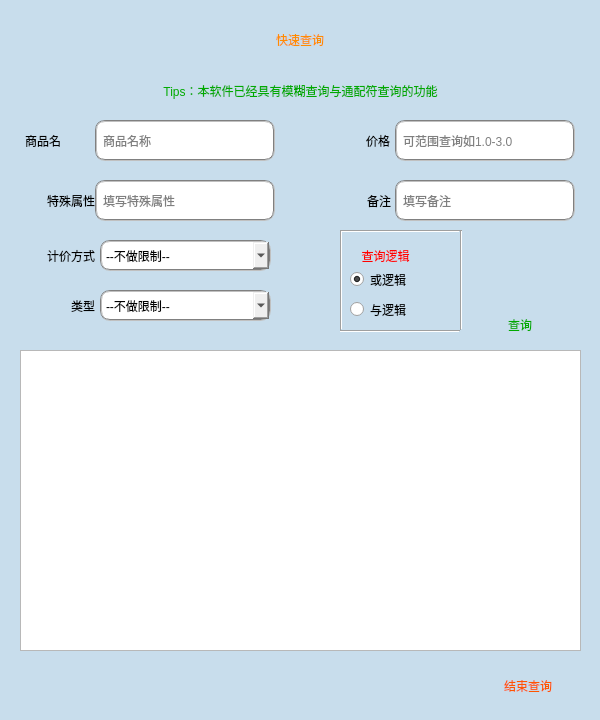
<?xml version="1.0" encoding="UTF-8"?>
<ui version="4.0">
 <class>SearchGoods</class>
 <widget class="QMainWindow" name="SearchGoods">
  <property name="geometry">
   <rect>
    <x>0</x>
    <y>0</y>
    <width>600</width>
    <height>720</height>
   </rect>
  </property>
  <property name="windowTitle">
   <string>MainWindow</string>
  </property>
  <widget class="QWidget" name="centralwidget">
   <widget class="QTableView" name="tableView">
    <property name="geometry">
     <rect>
      <x>20</x>
      <y>350</y>
      <width>561</width>
      <height>301</height>
     </rect>
    </property>
    <property name="styleSheet">
     <string notr="true">font: 10pt &quot;雅痞-简&quot;;</string>
    </property>
   </widget>
   <widget class="QPushButton" name="pushButton_2">
    <property name="geometry">
     <rect>
      <x>550</x>
      <y>670</y>
      <width>30</width>
      <height>30</height>
     </rect>
    </property>
    <property name="styleSheet">
     <string notr="true">background-color: rgb(154, 200, 233,115);
background-image: url(:/res/res/ICO2/close.png);</string>
    </property>
    <property name="text">
     <string/>
    </property>
    <property name="flat">
     <bool>true</bool>
    </property>
   </widget>
   <widget class="QLabel" name="label_3">
    <property name="geometry">
     <rect>
      <x>0</x>
      <y>0</y>
      <width>600</width>
      <height>80</height>
     </rect>
    </property>
    <property name="styleSheet">
     <string notr="true">font: 30pt &quot;方正粗圆简体&quot;;
color: rgb(255, 140, 0);</string>
    </property>
    <property name="text">
     <string>快速查询</string>
    </property>
    <property name="alignment">
     <set>Qt::AlignCenter</set>
    </property>
   </widget>
   <widget class="QLabel" name="label_23">
    <property name="geometry">
     <rect>
      <x>461</x>
      <y>671</y>
      <width>91</width>
      <height>30</height>
     </rect>
    </property>
    <property name="styleSheet">
     <string notr="true">font:9pt &quot;方正粗圆简体&quot;;
color: rgb(255, 85, 0);</string>
    </property>
    <property name="text">
     <string>结束查询</string>
    </property>
    <property name="alignment">
     <set>Qt::AlignRight|Qt::AlignTrailing|Qt::AlignVCenter</set>
    </property>
   </widget>
   <widget class="QLabel" name="label">
    <property name="geometry">
     <rect>
      <x>0</x>
      <y>70</y>
      <width>601</width>
      <height>41</height>
     </rect>
    </property>
    <property name="styleSheet">
     <string notr="true">font: 9pt &quot;方正粗圆简体&quot;;
color: rgb(0, 170, 0);</string>
    </property>
    <property name="text">
     <string>Tips：本软件已经具有模糊查询与通配符查询的功能</string>
    </property>
    <property name="alignment">
     <set>Qt::AlignCenter</set>
    </property>
   </widget>
   <widget class="QLineEdit" name="le_UserName">
    <property name="geometry">
     <rect>
      <x>95</x>
      <y>120</y>
      <width>180</width>
      <height>41</height>
     </rect>
    </property>
    <property name="styleSheet">
     <string notr="true">font: 7pt &quot;方正粗圆简体&quot;;border:2px groove gray;border-radius:10px;padding:2px 4px</string>
    </property>
    <property name="placeholderText">
     <string>商品名称</string>
    </property>
    <property name="clearButtonEnabled">
     <bool>true</bool>
    </property>
   </widget>
   <widget class="QLabel" name="label_2">
    <property name="geometry">
     <rect>
      <x>25</x>
      <y>120</y>
      <width>70</width>
      <height>41</height>
     </rect>
    </property>
    <property name="styleSheet">
     <string notr="true">font: 13pt &quot;方正粗圆简体&quot;;
</string>
    </property>
    <property name="text">
     <string>商品名</string>
    </property>
   </widget>
   <widget class="QLabel" name="label_4">
    <property name="geometry">
     <rect>
      <x>320</x>
      <y>120</y>
      <width>70</width>
      <height>41</height>
     </rect>
    </property>
    <property name="styleSheet">
     <string notr="true">font: 13pt &quot;方正粗圆简体&quot;;
</string>
    </property>
    <property name="text">
     <string>价格</string>
    </property>
    <property name="alignment">
     <set>Qt::AlignRight|Qt::AlignTrailing|Qt::AlignVCenter</set>
    </property>
   </widget>
   <widget class="QLineEdit" name="le_UserName_2">
    <property name="geometry">
     <rect>
      <x>395</x>
      <y>120</y>
      <width>180</width>
      <height>41</height>
     </rect>
    </property>
    <property name="styleSheet">
     <string notr="true">font: 7pt &quot;方正粗圆简体&quot;;border:2px groove gray;border-radius:10px;padding:2px 4px</string>
    </property>
    <property name="placeholderText">
     <string>可范围查询如1.0-3.0</string>
    </property>
    <property name="clearButtonEnabled">
     <bool>true</bool>
    </property>
   </widget>
   <widget class="QLineEdit" name="le_UserName_3">
    <property name="geometry">
     <rect>
      <x>395</x>
      <y>180</y>
      <width>180</width>
      <height>41</height>
     </rect>
    </property>
    <property name="styleSheet">
     <string notr="true">font: 7pt &quot;方正粗圆简体&quot;;border:2px groove gray;border-radius:10px;padding:2px 4px</string>
    </property>
    <property name="placeholderText">
     <string>填写备注</string>
    </property>
    <property name="clearButtonEnabled">
     <bool>true</bool>
    </property>
   </widget>
   <widget class="QLabel" name="label_5">
    <property name="geometry">
     <rect>
      <x>0</x>
      <y>180</y>
      <width>95</width>
      <height>41</height>
     </rect>
    </property>
    <property name="styleSheet">
     <string notr="true">font: 13pt &quot;方正粗圆简体&quot;;
</string>
    </property>
    <property name="text">
     <string>特殊属性</string>
    </property>
    <property name="alignment">
     <set>Qt::AlignRight|Qt::AlignTrailing|Qt::AlignVCenter</set>
    </property>
   </widget>
   <widget class="QLabel" name="label_6">
    <property name="geometry">
     <rect>
      <x>290</x>
      <y>180</y>
      <width>101</width>
      <height>41</height>
     </rect>
    </property>
    <property name="styleSheet">
     <string notr="true">font: 13pt &quot;方正粗圆简体&quot;;
</string>
    </property>
    <property name="text">
     <string>备注</string>
    </property>
    <property name="alignment">
     <set>Qt::AlignRight|Qt::AlignTrailing|Qt::AlignVCenter</set>
    </property>
   </widget>
   <widget class="QLineEdit" name="le_UserName_4">
    <property name="geometry">
     <rect>
      <x>95</x>
      <y>180</y>
      <width>180</width>
      <height>41</height>
     </rect>
    </property>
    <property name="styleSheet">
     <string notr="true">font: 7pt &quot;方正粗圆简体&quot;;border:2px groove gray;border-radius:10px;padding:2px 4px</string>
    </property>
    <property name="placeholderText">
     <string>填写特殊属性</string>
    </property>
    <property name="clearButtonEnabled">
     <bool>true</bool>
    </property>
   </widget>
   <widget class="QPushButton" name="pushButton">
    <property name="geometry">
     <rect>
      <x>470</x>
      <y>220</y>
      <width>100</width>
      <height>100</height>
     </rect>
    </property>
    <property name="styleSheet">
     <string notr="true">background-color: rgb(154, 200, 233,115);
background-image: url(:/res/res/ICO2/search.png);</string>
    </property>
    <property name="text">
     <string/>
    </property>
    <property name="flat">
     <bool>true</bool>
    </property>
   </widget>
   <widget class="QRadioButton" name="radioButton">
    <property name="geometry">
     <rect>
      <x>350</x>
      <y>270</y>
      <width>110</width>
      <height>19</height>
     </rect>
    </property>
    <property name="styleSheet">
     <string notr="true">font: 10pt &quot;方正粗圆简体&quot;;</string>
    </property>
    <property name="text">
     <string>或逻辑</string>
    </property>
    <property name="checked">
     <bool>true</bool>
    </property>
   </widget>
   <widget class="QRadioButton" name="radioButton_2">
    <property name="geometry">
     <rect>
      <x>350</x>
      <y>300</y>
      <width>110</width>
      <height>19</height>
     </rect>
    </property>
    <property name="styleSheet">
     <string notr="true">font: 10pt &quot;方正粗圆简体&quot;;</string>
    </property>
    <property name="text">
     <string>与逻辑</string>
    </property>
   </widget>
   <widget class="QLabel" name="label_7">
    <property name="geometry">
     <rect>
      <x>350</x>
      <y>240</y>
      <width>71</width>
      <height>31</height>
     </rect>
    </property>
    <property name="styleSheet">
     <string notr="true">font: 9pt &quot;方正粗圆简体&quot;;
color: rgb(255, 0, 0);
</string>
    </property>
    <property name="text">
     <string>查询逻辑</string>
    </property>
    <property name="alignment">
     <set>Qt::AlignCenter</set>
    </property>
   </widget>
   <widget class="Line" name="line">
    <property name="geometry">
     <rect>
      <x>340</x>
      <y>230</y>
      <width>120</width>
      <height>3</height>
     </rect>
    </property>
    <property name="orientation">
     <enum>Qt::Horizontal</enum>
    </property>
   </widget>
   <widget class="Line" name="line_2">
    <property name="geometry">
     <rect>
      <x>340</x>
      <y>230</y>
      <width>3</width>
      <height>100</height>
     </rect>
    </property>
    <property name="orientation">
     <enum>Qt::Vertical</enum>
    </property>
   </widget>
   <widget class="Line" name="line_3">
    <property name="geometry">
     <rect>
      <x>340</x>
      <y>330</y>
      <width>120</width>
      <height>3</height>
     </rect>
    </property>
    <property name="orientation">
     <enum>Qt::Horizontal</enum>
    </property>
   </widget>
   <widget class="Line" name="line_4">
    <property name="geometry">
     <rect>
      <x>460</x>
      <y>230</y>
      <width>3</width>
      <height>100</height>
     </rect>
    </property>
    <property name="orientation">
     <enum>Qt::Vertical</enum>
    </property>
   </widget>
   <widget class="QComboBox" name="comboBox">
    <property name="geometry">
     <rect>
      <x>100</x>
      <y>240</y>
      <width>171</width>
      <height>31</height>
     </rect>
    </property>
    <property name="styleSheet">
     <string notr="true">font: 8pt &quot;方正粗圆简体&quot;;border:2px groove gray;border-radius:10px;padding:2px 4px</string>
    </property>
    <item>
     <property name="text">
      <string>--不做限制--</string>
     </property>
    </item>
    <item>
     <property name="text">
      <string>件数（个）</string>
     </property>
    </item>
    <item>
     <property name="text">
      <string>重量（g）</string>
     </property>
    </item>
    <item>
     <property name="text">
      <string>重量（kg）</string>
     </property>
    </item>
    <item>
     <property name="text">
      <string>体积（L）</string>
     </property>
    </item>
   </widget>
   <widget class="QComboBox" name="comboBox_2">
    <property name="geometry">
     <rect>
      <x>100</x>
      <y>290</y>
      <width>171</width>
      <height>31</height>
     </rect>
    </property>
    <property name="styleSheet">
     <string notr="true">font: 8pt &quot;方正粗圆简体&quot;;border:2px groove gray;border-radius:10px;padding:2px 4px</string>
    </property>
    <item>
     <property name="text">
      <string>--不做限制--</string>
     </property>
    </item>
    <item>
     <property name="text">
      <string>食品</string>
     </property>
    </item>
    <item>
     <property name="text">
      <string>日用品</string>
     </property>
    </item>
    <item>
     <property name="text">
      <string>电子产品</string>
     </property>
    </item>
    <item>
     <property name="text">
      <string>烟酒</string>
     </property>
    </item>
    <item>
     <property name="text">
      <string>其他</string>
     </property>
    </item>
   </widget>
   <widget class="QLabel" name="label_8">
    <property name="geometry">
     <rect>
      <x>0</x>
      <y>240</y>
      <width>95</width>
      <height>31</height>
     </rect>
    </property>
    <property name="styleSheet">
     <string notr="true">font: 13pt &quot;方正粗圆简体&quot;;
</string>
    </property>
    <property name="text">
     <string>计价方式</string>
    </property>
    <property name="alignment">
     <set>Qt::AlignRight|Qt::AlignTrailing|Qt::AlignVCenter</set>
    </property>
   </widget>
   <widget class="QLabel" name="label_9">
    <property name="geometry">
     <rect>
      <x>0</x>
      <y>290</y>
      <width>95</width>
      <height>31</height>
     </rect>
    </property>
    <property name="styleSheet">
     <string notr="true">font: 13pt &quot;方正粗圆简体&quot;;
</string>
    </property>
    <property name="text">
     <string>类型</string>
    </property>
    <property name="alignment">
     <set>Qt::AlignRight|Qt::AlignTrailing|Qt::AlignVCenter</set>
    </property>
   </widget>
   <widget class="QLabel" name="label_10">
    <property name="geometry">
     <rect>
      <x>0</x>
      <y>0</y>
      <width>600</width>
      <height>720</height>
     </rect>
    </property>
    <property name="styleSheet">
     <string notr="true">background-color: rgb(154, 200, 233,115);</string>
    </property>
    <property name="text">
     <string/>
    </property>
   </widget>
   <widget class="QLabel" name="label_24">
    <property name="geometry">
     <rect>
      <x>470</x>
      <y>310</y>
      <width>100</width>
      <height>30</height>
     </rect>
    </property>
    <property name="styleSheet">
     <string notr="true">font:9pt &quot;方正粗圆简体&quot;;
color: rgb(0, 170, 0);</string>
    </property>
    <property name="text">
     <string>查询</string>
    </property>
    <property name="alignment">
     <set>Qt::AlignCenter</set>
    </property>
   </widget>
   <zorder>label_10</zorder>
   <zorder>tableView</zorder>
   <zorder>pushButton_2</zorder>
   <zorder>label_3</zorder>
   <zorder>label_23</zorder>
   <zorder>label</zorder>
   <zorder>le_UserName</zorder>
   <zorder>label_2</zorder>
   <zorder>label_4</zorder>
   <zorder>le_UserName_2</zorder>
   <zorder>le_UserName_3</zorder>
   <zorder>label_5</zorder>
   <zorder>label_6</zorder>
   <zorder>le_UserName_4</zorder>
   <zorder>pushButton</zorder>
   <zorder>radioButton</zorder>
   <zorder>radioButton_2</zorder>
   <zorder>label_7</zorder>
   <zorder>line</zorder>
   <zorder>line_2</zorder>
   <zorder>line_3</zorder>
   <zorder>line_4</zorder>
   <zorder>comboBox</zorder>
   <zorder>comboBox_2</zorder>
   <zorder>label_8</zorder>
   <zorder>label_9</zorder>
   <zorder>label_24</zorder>
  </widget>
  <widget class="QMenuBar" name="menubar">
   <property name="geometry">
    <rect>
     <x>0</x>
     <y>0</y>
     <width>600</width>
     <height>23</height>
    </rect>
   </property>
  </widget>
 </widget>
 <resources/>
 <connections/>
</ui>
